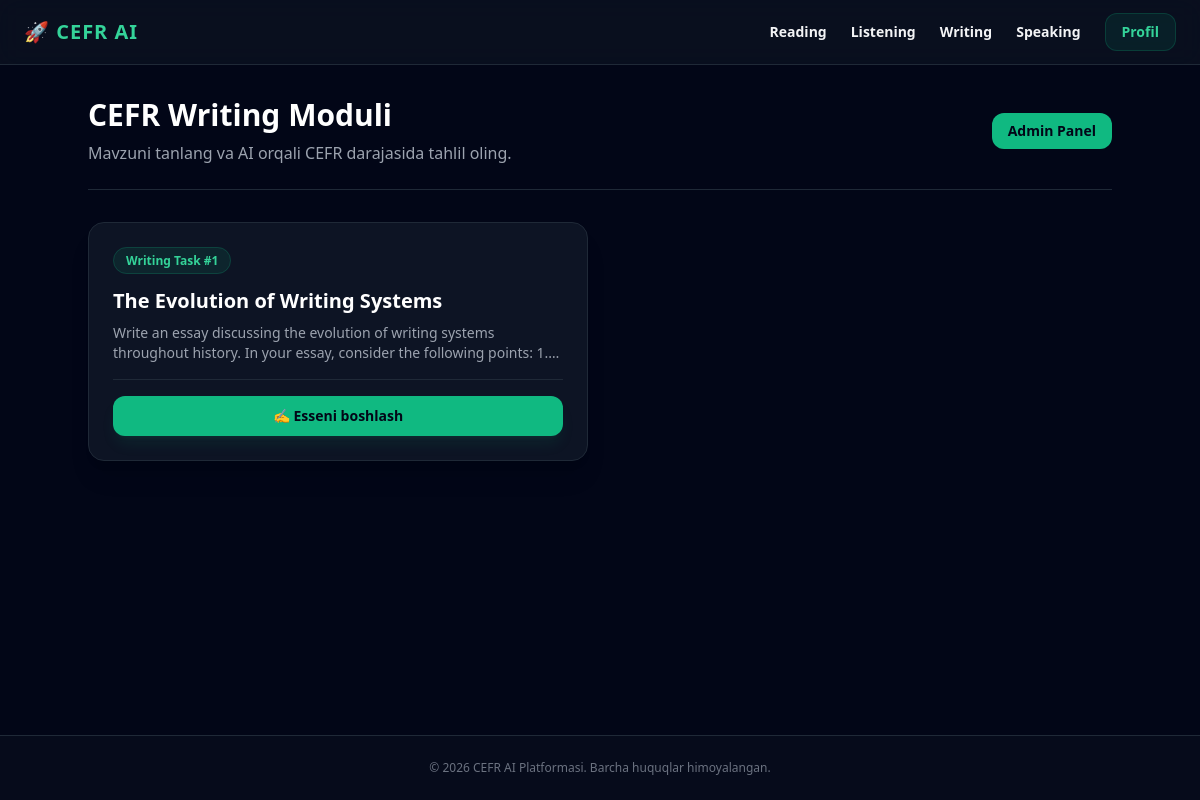
/writing (signed in), run on the app's committed database.
### tables this page shows
CREATE TABLE writing_topics(
            id INTEGER PRIMARY KEY AUTOINCREMENT,
            title TEXT,
            prompt_text TEXT
        , level TEXT DEFAULT 'B2');

### main.py (the view)
@app.get("/writing", response_class=HTMLResponse)
async def writing_page(request: Request, username: str = Depends(get_current_user_cookie)):
    conn = sqlite3.connect("cefr_database.db")
    conn.row_factory = sqlite3.Row
    cursor = conn.cursor()
    cursor.execute("SELECT level FROM users WHERE username = ?", (username,))
    user_row = cursor.fetchone()
    user_level = user_row["level"] if user_row else "B2"
    cursor.execute("SELECT * FROM writing_topics WHERE level = ?", (user_level,))
    topics = cursor.fetchall()
    conn.close()
    return templates.TemplateResponse(request, "writing.html", {"topics": topics, "user_level": user_level})

### templates/writing.html
{% extends "base.html" %}
{% block content %}
<div class="space-y-8 max-w-5xl mx-auto">
    <div class="flex justify-between items-center border-b border-gray-800 pb-6">
        <div>
            <h2 class="text-3xl font-black text-white">CEFR Writing Moduli</h2>
            <p class="text-gray-400 mt-2">Mavzuni tanlang va AI orqali CEFR darajasida tahlil oling.</p>
        </div>
        <a href="/admin" class="bg-emerald-500 hover:bg-emerald-400 text-slate-950 font-bold px-4 py-2 rounded-xl text-sm transition">Admin Panel</a>
    </div>
    <div class="grid grid-cols-1 md:grid-cols-2 gap-6">
        {% if topics %}
            {% for topic in topics %}
            <div class="bg-gray-900/80 border border-gray-800 rounded-2xl p-6 flex flex-col justify-between hover:border-emerald-500/50 transition shadow-xl">
                <div>
                    <span class="text-xs font-bold px-3 py-1 rounded-full bg-emerald-500/10 text-emerald-400 border border-emerald-500/20">Writing Task #{{ topic.id }}</span>
                    <h3 class="text-xl font-bold text-white mt-4 mb-2">{{ topic.title }}</h3>
                    <p class="text-sm text-gray-400 mb-4 line-clamp-2">{{ topic.prompt_text }}</p>
                </div>
                <div class="pt-4 border-t border-gray-800">
                    <a href="/writing/{{ topic.id }}" class="block w-full text-center bg-emerald-500 hover:bg-emerald-400 text-slate-950 font-bold py-2.5 rounded-xl transition text-sm shadow-lg shadow-emerald-500/10">
                        ✍️ Esseni boshlash
                    </a>
                </div>
            </div>
            {% endfor %}
        {% else %}
            <div class="col-span-2 text-center text-gray-500 py-10">
                Hozircha writing mavzulari yo'q. <a href="/admin" class="text-emerald-400 underline">Admin paneldan qo'shing</a>.
            </div>
        {% endif %}
    </div>
</div>
{% endblock %}

### data on the page
writing_topics: id "1", title "The Evolution of Writing Systems", prompt_text "Write an essay discussing the evolution of writing systems throughout history. In your essay, consider the following points:…"
